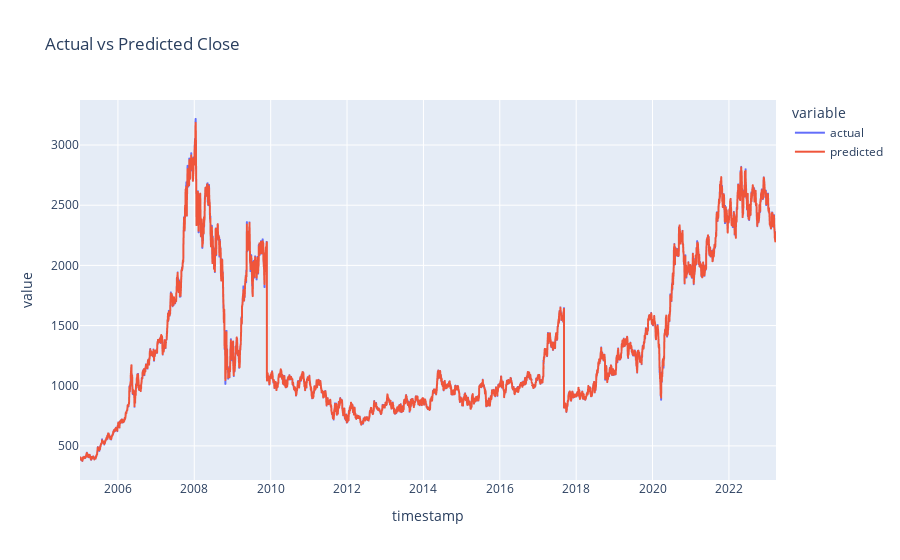

This figure's notebook cell:
### Markdown cell above
## PLOTTING PREDICTED AGAINST THE ACTUAL DATA

### Code cell
y_pred = rf.predict(X)
data['timestamp'] = data['timestamp'].apply(lambda x: datetime.fromordinal(x))
df = pd.DataFrame({'timestamp': data['timestamp'], 'actual': y, 'predicted': y_pred})
fig = px.line(df, x='timestamp', y=['actual', 'predicted'], title='Actual vs Predicted Close')
fig.show()

### Figure 1 — Plotly figure (JSON) as saved in the notebook; plotly's stock layout.template omitted (floating-point values rounded to 4 significant figures; data arrays with more than 128 entries replaced by an {"elided": "..."} marker saying what was removed)
{"data": [{"hovertemplate": "variable=actual<br>timestamp=%{x}<br>value=%{y}<extra></extra>", "legendgroup": "actual", "line": {"color": "#636efa", "dash": "solid"}, "marker": {"symbol": "circle"}, "mode": "lines", "name": "actual", "showlegend": true, "type": "scattergl", "x": {"elided": "4494 str values"}, "xaxis": "x", "y": {"elided": "4494 float values"}, "yaxis": "y"}, {"hovertemplate": "variable=predicted<br>timestamp=%{x}<br>value=%{y}<extra></extra>", "legendgroup": "predicted", "line": {"color": "#EF553B", "dash": "solid"}, "marker": {"symbol": "circle"}, "mode": "lines", "name": "predicted", "showlegend": true, "type": "scattergl", "x": {"elided": "4494 str values"}, "xaxis": "x", "y": {"elided": "4494 float values"}, "yaxis": "y"}], "layout": {"legend": {"title": {"text": "variable"}, "tracegroupgap": 0}, "title": {"text": "Actual vs Predicted Close"}, "xaxis": {"anchor": "y", "domain": [0, 1], "title": {"text": "timestamp"}}, "yaxis": {"anchor": "x", "domain": [0, 1], "title": {"text": "value"}}}}
